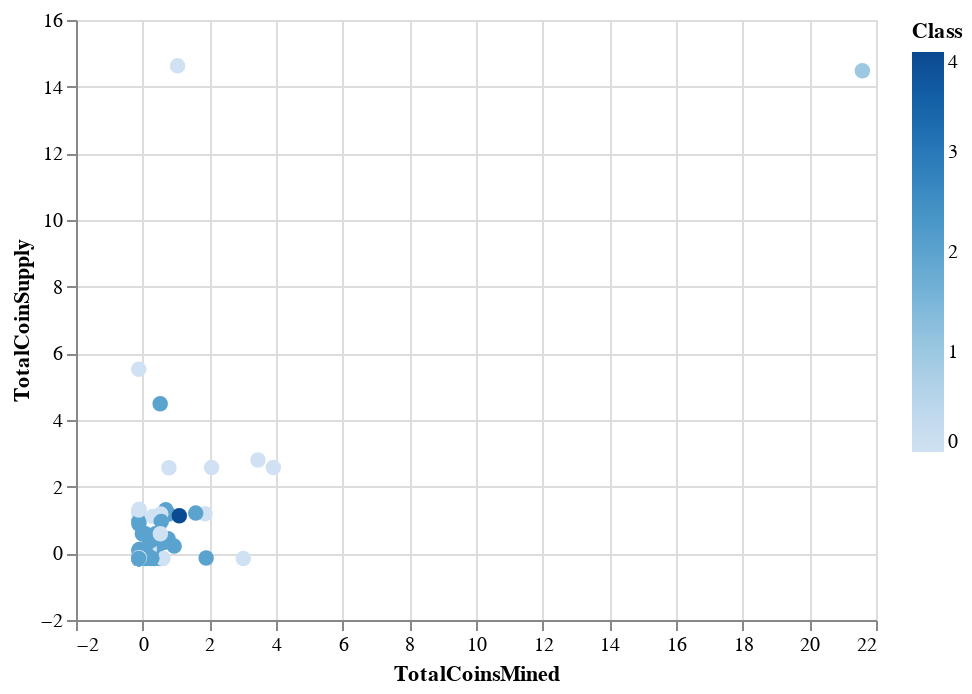

Notebook code cell kept with this figure:
### Code cell
alt.Chart(clustered_df).mark_circle(size=60).encode(
    alt.X("TotalCoinsMined"),
    alt.Y("TotalCoinSupply"),
    alt.Color("Class"),
    alt.OpacityValue(4),
    tooltip=["CoinName", "Algorithm", "TotalCoinsMined", "TotalCoinSupply"]
).interactive()

### Figure 1 — Vega-Lite specification as saved in the notebook (floating-point values rounded to 4 significant figures; data arrays with more than 128 entries replaced by an {"elided": "..."} marker saying what was removed)
{"config": {"view": {"continuousWidth": 400, "continuousHeight": 300}}, "data": {"name": "data-eef96d2ef76ebe451bd772c7b0766742"}, "mark": {"type": "circle", "size": 60}, "encoding": {"color": {"type": "quantitative", "field": "Class"}, "opacity": {"value": 4}, "tooltip": [{"type": "nominal", "field": "CoinName"}, {"type": "nominal", "field": "Algorithm"}, {"type": "quantitative", "field": "TotalCoinsMined"}, {"type": "quantitative", "field": "TotalCoinSupply"}], "x": {"type": "quantitative", "field": "TotalCoinsMined"}, "y": {"type": "quantitative", "field": "TotalCoinSupply"}}, "selection": {"selector046": {"type": "interval", "bind": "scales", "encodings": ["x", "y"]}}, "$schema": "https://vega.github.io/schema/vega-lite/v4.8.1.json", "datasets": {"data-eef96d2ef76ebe451bd772c7b0766742": {"elided": "532 records"}}}
